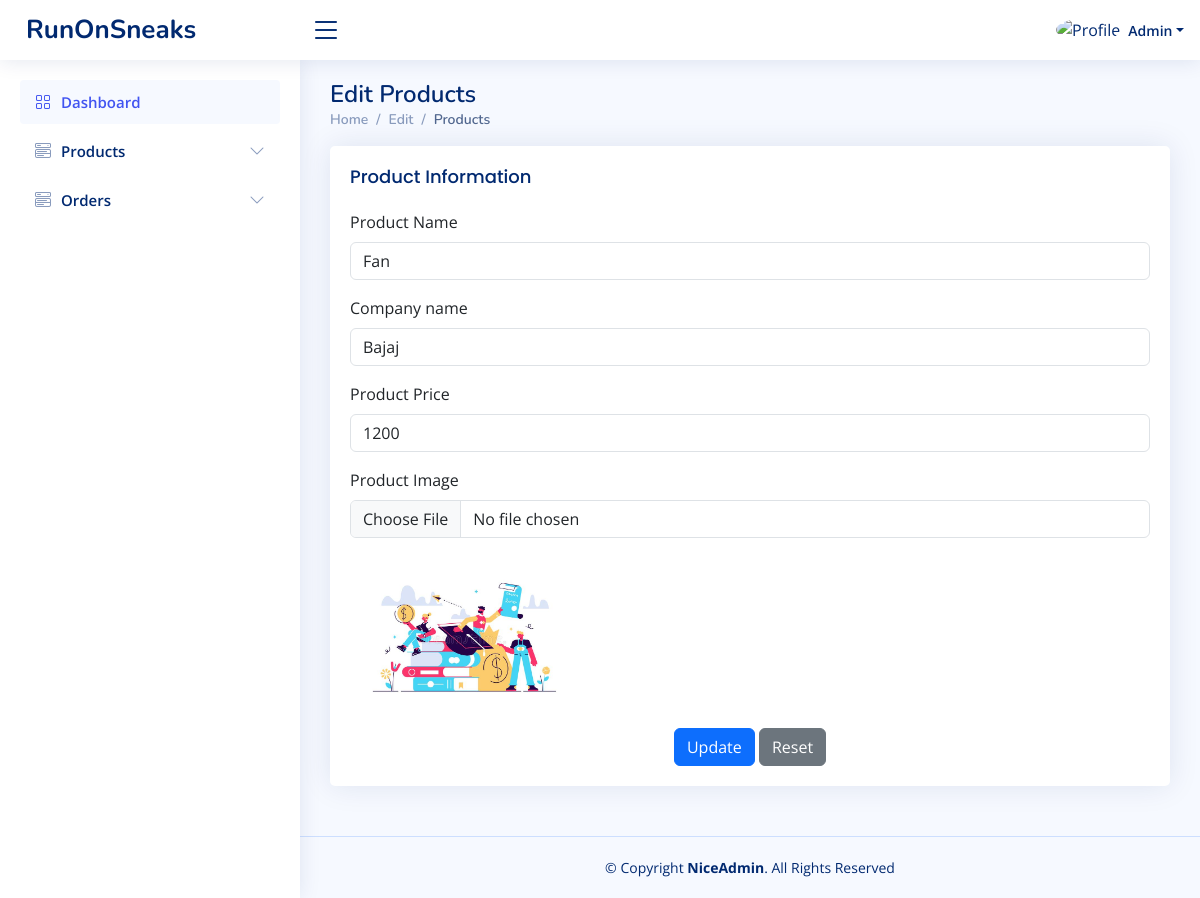
The page /E-shop/edit_products.php?id=1 on the database its author committed.
### tables this page shows
CREATE TABLE `product_info` (
  `id` int(11) NOT NULL,
  `product_name` varchar(200) NOT NULL,
  `company_name` varchar(200) NOT NULL,
  `product_price` int(50) NOT NULL,
  `product_categories` varchar(60) NOT NULL,
  `men` varchar(30) NOT NULL,
  `women` varchar(30) NOT NULL,
  `product_img` varchar(50) NOT NULL
);

### E-shop/edit_products.php (the view, shortened to what this page needs)
<?php include 'header.php'; ?>
<?php
include('process\connection.php');
$id = $_GET['id'];
$querry = "select * from product_info where id='$id'";
$result = mysqli_query($conn, $querry) or die('QUerry Failed..');
$row = mysqli_fetch_assoc($result);
$id = $row['id'];
?>
<main id="main" class="main">
  <div class="pagetitle">
    <h1>Edit Products</h1>
    <nav>
      <ol class="breadcrumb">
        <li class="breadcrumb-item"><a href="index.php">Home</a></li>
        <li class="breadcrumb-item">Edit</li>
        <li class="breadcrumb-item active">Products</li>
      </ol>
    </nav>
  </div>
  <section class="section">
    <div class="row">
      <div class="col-lg-12">
        <div class="card">
          <div class="card-body">
            <h5 class="card-title">Product Information</h5>
            <form class="row g-3" method="post" action="process/edit_prod.php?id=<?php echo $id; ?>"
              enctype="multipart/form-data">
              <div class="col-12">
                <label for="inputNanme4" class="form-label">Product Name</label>
                <input type="text" name="product_name" class="form-control" id="inputNanme4"
                  placeholder="Enter Product Name" value="<?php echo $row['product_name']; ?>">
              </div>
              <div class="col-12">
                <label for="inputEmail4" class="form-label">Company name</label>
                <input type="text" name="company_name" class="form-control" id="inputEmail4"
                  placeholder="Enter Company Name" value="<?php echo $row['company_name']; ?>">
              </div>
              <div class="col-12">
                <label for="inputPassword4" class="form-label">Product Price</label>
                <input type="number" name="product_price" class="form-control" id="inputPassword4"
                  placeholder="Enter Product Price" value="<?php echo $row['product_price']; ?>">
              </div>
              <div class="col-12">
                <label for="inputAddress" class="form-label">Product Image</label>
                <input type="file" name="new_product_img" class="form-control" id="inputAddress"><br>
                <img src="./assets/product/<?php echo $row['product_img']; ?>" height="150px">
              </div>
              <div class="text-center">
                <button type="submit" name="update" class="btn btn-primary">Update</button>
                <button type="reset" class="btn btn-secondary">Reset</button>
              </div>
            </form>
          </div>
        </div>
      </div>
    </div>
  </section>
</main>
<?php include 'footer.php'; ?>

### E-shop/assets/css/style.css (style rules this page uses)
:root { scroll-behavior: smooth; }
body { font-family: "Open Sans", sans-serif; background: #f6f9ff; color: #444444; }
a { color: #4154f1; text-decoration: none; }
h1, h2, h3, h4, h5, h6 { font-family: "Nunito", sans-serif; }
#main { margin-top: 60px; padding: 20px 30px; transition: all 0.3s; }
.pagetitle { margin-bottom: 10px; }
.pagetitle h1 { font-size: 24px; margin-bottom: 0; font-weight: 600; color: #012970; }
.card { margin-bottom: 30px; border: none; border-radius: 5px; box-shadow: 0px 0 30px rgba(1, 41, 112, 0.1); }
.card-title { padding: 20px 0 15px 0; font-size: 18px; font-weight: 500; color: #012970; font-family: "Poppins", sans-serif; }
.card-body { padding: 0 20px 20px 20px; }
.breadcrumb { font-size: 14px; font-family: "Nunito", sans-serif; color: #899bbd; font-weight: 600; }
.breadcrumb a { color: #899bbd; transition: 0.3s; }
.breadcrumb .breadcrumb-item::before { color: #899bbd; }
.breadcrumb .active { color: #51678f; font-weight: 600; }
@media (min-width: 1200px) { #main, #footer { margin-left: 300px; } }

### rows shown on the page
product_info: product_name "Fan", company_name "Bajaj", product_price "1200", product_img (picture)
